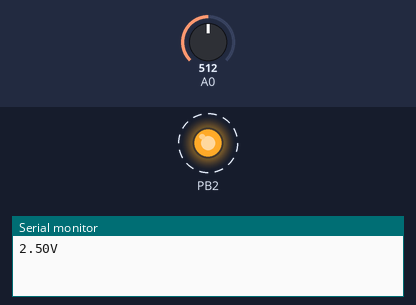
Bench run of a sketch on a simulated ATtiny85, built with avr-gcc and run on an emulated ATtiny85. Shown: output pins drawn as LEDs (lit = HIGH), the last lines printed to the serial monitor. Dashed ring = blinking. The test bench sets the inputs (shaded band); at power-on: A0 = 512.

Above: at 1.0 s.
1.5 s: A0 set to 322
4.7 s: A0 set to 297
At 5.6 s:
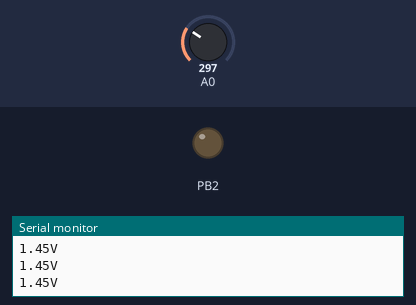
6.3 s: A0 set to 511
At 6.82 s:
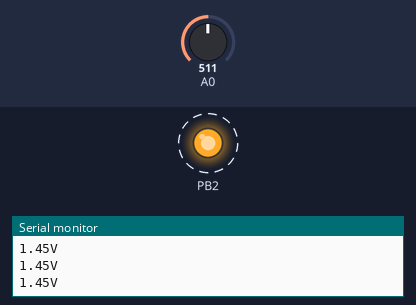
9.5 s: A0 set to 306
At 9.83 s:
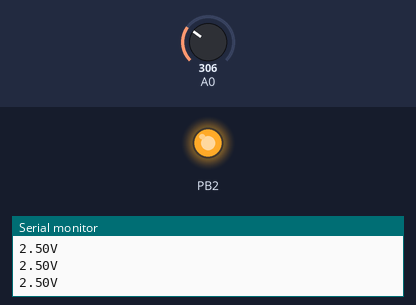
Timing chart, 0 to 12.1 s (numbered marks = the images above; inputs shaded):
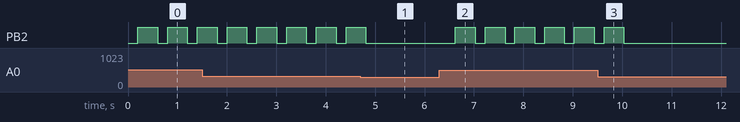

Measured:
- the behaviour switches between 307 and 306 on A0 (found by bisection; images 0 and 1)
- after the input at 4.7 s, PB2: goes on until 4.8 s, then stays LOW
- after the input at 6.3 s, PB2: alternates HIGH for 0.40 s and LOW for 0.20 s, starting after 0.33 s
- after the input at 9.5 s, PB2: goes on until 10.0 s, then stays LOW
- by itself, PB2: alternates HIGH for 0.40 s and LOW for 0.20 s

The sketch:

led_control.ino
```cpp
void setup() {
  // put your setup code here, to run once:
  Serial.begin(9600);
  pinMode(2,OUTPUT);
}

void loop() {
  // put your main code here, to run repeatedly:
  int val = analogRead(A0);
  float volt = (val / 1023.0) * 5;
  if (volt <= 1.5)
  {
    digitalWrite(2, LOW);
  }
  else if (volt > 1.5 && volt < 3.5)
  {
    digitalWrite(2, LOW);
    delay(200);
    digitalWrite(2, HIGH);
    delay(200);
  }
  else
  {
    digitalWrite(2, HIGH);
  }

  Serial.print(volt);
  Serial.println("V");
  delay(200);
}
```
